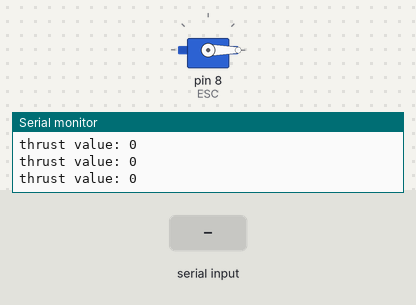
A sketch run on a simulated Arduino Uno, built with avr-gcc and run on an emulated ATmega328P. Parts: servo, the last lines printed to the serial monitor. The test bench sets the inputs (shaded band).

Above: at 1.2 s.
1.3 s: "90,45\n" received over Serial
At 2.1 s:
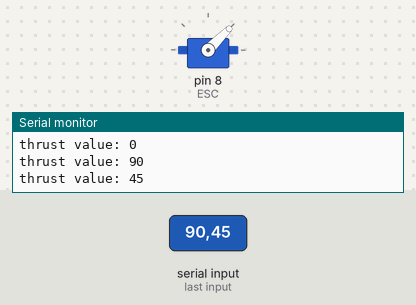
3.9 s: "30,150\n" received over Serial
At 4.8 s:
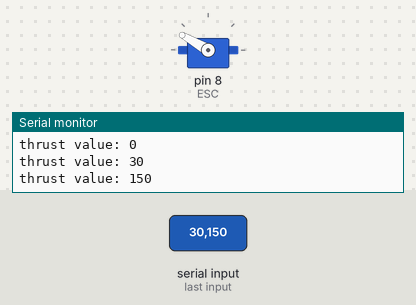
6.5 s: "200\n" received over Serial
At 7.3 s:
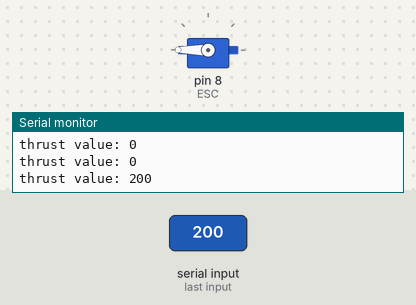
Timing chart, 0 to 9.5 s (numbered marks = the images above; inputs shaded):
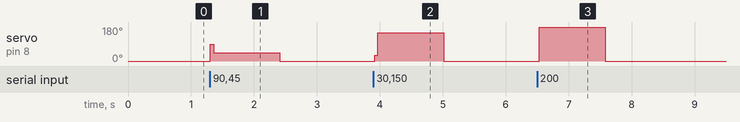

Measured:
- after the input at 1.3 s, servo on pin 8 (ESC): 0° → 45° at once, → 0° 1.1 s later
- after the input at 3.9 s, servo on pin 8 (ESC): 0° → 150° at once, → 0° 1.1 s later
- after the input at 6.5 s, servo on pin 8 (ESC): 0° → 180° at once, → 0° 1.1 s later

The sketch:

MotorThrustSerialTest.ino
```cpp
#include <Servo.h>

Servo ESC;

void setup() {
  Serial.begin(9600); // Initialize the serial communication at 9600 baud rate
  ESC.attach(8);
}

int thrustValue;
void loop() {
  if (Serial.available()) { // Check if data is available to read
    thrustValue = Serial.parseInt(); // Parse the incoming integer value
  }

  int thrusttoservo = map(0, 100, 0, 90, thrustValue);

  ESC.write(thrusttoservo);

  delay(50);
  Serial.print("thrust value: ");
  Serial.println(thrustValue);
}
```
